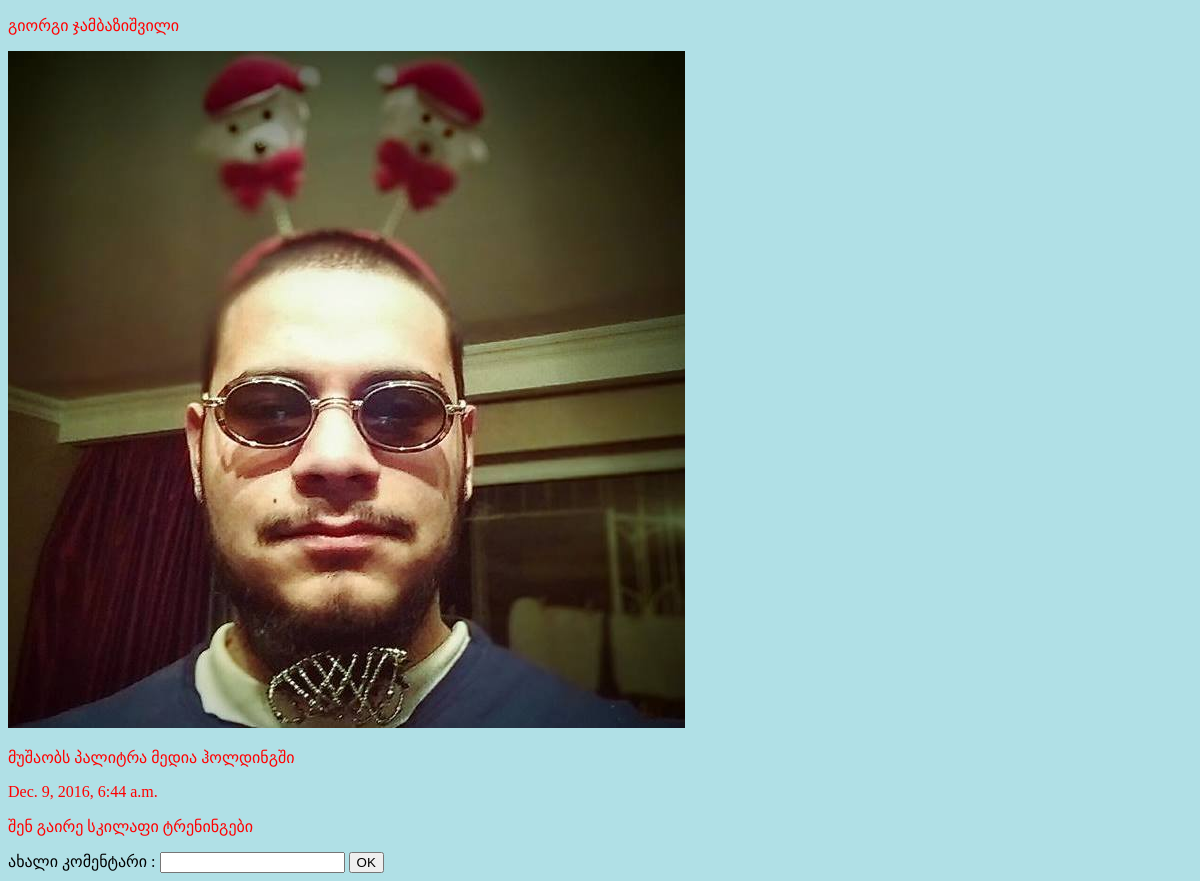
The page /app/2/srulad/ on the database as committed earlier.
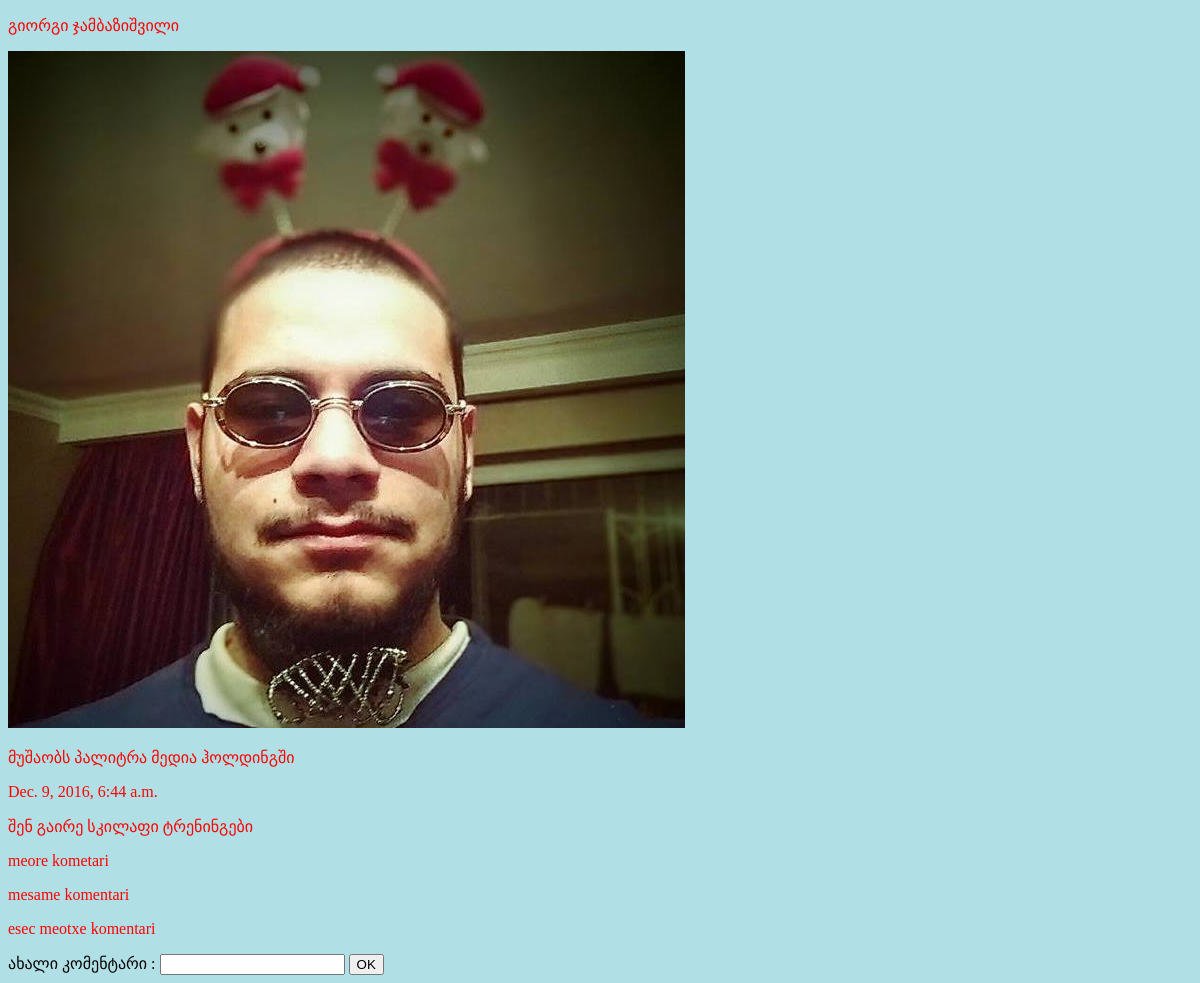
The same page on the database as committed later.
### app/models.py (models this page shows)
class Comment(models.Model):
	posti=models.ForeignKey(Post,on_delete=models.CASCADE)
	komentari=models.CharField(max_length=200)
	def __str__(self):
		return self.komentari

### app/views.py (the view)
# urls.py: url(r'^(?P<posti_id>[0-9]+)/srulad/$',srulad,name="srulad"),
def srulad(request,posti_id):
	form=CommentForm()
	posti_srulad=Post.objects.get(pk=posti_id)
	if request.method=="POST":
		posti_srulad.comment_set.create(
			komentari=request.POST.get("new_comment"))
	return render(request,'app/srulad.html',{"posti":posti_srulad,"form":form})

### app/forms.py
class CommentForm(forms.Form):
    new_comment = forms.CharField(label='Your name', max_length=100)
    class Meta:
    	model= Comment
    	fields=('kometari',)

### app/templates/app/srulad.html (shortened to what this page needs)
<!DOCTYPE html>
<html>
<head>
</head>
<body>
	<p>{{posti.postis_satauri}}</p>
	<img src="{{posti.surati.url}}" alt="some_text" style="width:width;height:height;">
	<p>{{posti.postis_contenti}}</p>
	<p>{{posti.sheqmnis_dro}}</p>
	{% for i in posti.comment_set.all %}
		<p>{{i}}</p>
	{% endfor %}
 <form action="" method="POST">
	<label for="new_comment">ახალი კომენტარი :</label>
	<input id="new_comment" type="text" name="new_comment" maxlength="100" value ="{{ form.komenari}}"required />
	<input type="submit" value="OK">
</form>
</body>
</html>

Rows that differ between the two databases and show on the page:
added Comment: komentari "meore kometari"
added Comment: komentari "mesame komentari"
added Comment: komentari "esec meotxe komentari"
